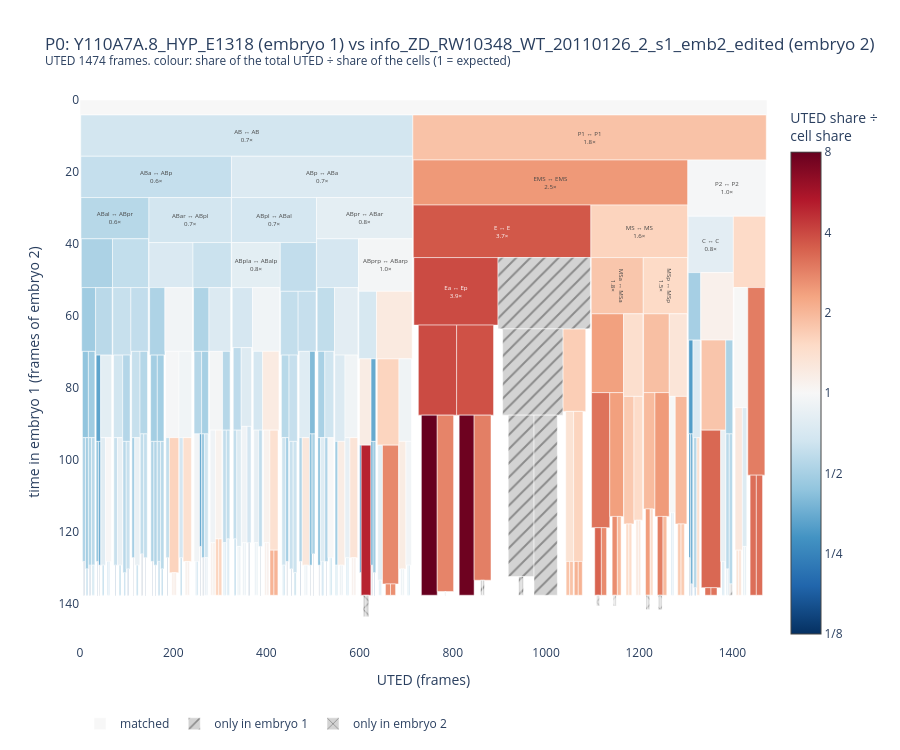

Write notebook code for a chart like this one.
### Markdown cell above
The dark path goes from P0 down P1, EMS and E: E ↔ E carries a quarter
of the distance for 7% of the cells, and its daughters still carry 12–13%
each, while the subtrees of the same generation elsewhere carry a few
percent at most. The deviation is in the E lineage, from the daughters of E
on (the hover gives the lifetimes of the two partners: equal for E, much
shorter in embryo 1 for its daughters).

Because the E cells of embryo 1 divide faster, the two E subtrees no longer
have the same shape within the compared window. The alignment then pairs
Ea of embryo 1 with Ep of the wild type, and leaves Ep of embryo 1 without a
partner (hatched `///`), while some of its descendants are matched again.
The UTED ignores cell names, so such pairings happen whenever they cost
less; the hover gives both names.

### Normalised by the number of cells

A subtree with a tenth of the cells is expected to carry about a tenth of
the distance. Dividing its share of the total UTED by its share of the
cells gives 1 for a subtree that differs as much as the rest, more than 1
(red) for a subtree that carries more than its size predicts, and less than
1 (blue) for one that carries less. The scale is logarithmic, from 1/8 to
8.

### Code cell
figure.enrichment().show()

### Figure 1 — Plotly figure (JSON) as saved in the notebook; plotly's stock layout.template omitted (floating-point values rounded to 4 significant figures; data arrays with more than 128 entries replaced by an {"elided": "..."} marker saying what was removed)
{"data": [{"base": {"elided": "341 float values"}, "hoverinfo": "text", "hovertext": {"elided": "341 str values"}, "insidetextanchor": "middle", "marker": {"cmax": 3, "cmin": -3, "color": {"elided": "341 float values"}, "colorbar": {"ticktext": ["1/8", "1/4", "1/2", "1", "2", "4", "8"], "tickvals": [-3, -2, -1, 0, 1, 2, 3], "title": {"text": "UTED share ÷<br>cell share"}}, "colorscale": [[0.0, "rgb(103,0,31)"], [0.1, "rgb(178,24,43)"], [0.2, "rgb(214,96,77)"], [0.3, "rgb(244,165,130)"], [0.4, "rgb(253,219,199)"], [0.5, "rgb(247,247,247)"], [0.6, "rgb(209,229,240)"], [0.7, "rgb(146,197,222)"], [0.8, "rgb(67,147,195)"], [0.9, "rgb(33,102,172)"], [1.0, "rgb(5,48,97)"]], "line": {"color": "white", "width": 0.5}, "reversescale": true}, "name": "matched", "text": {"elided": "341 str values"}, "textposition": "inside", "type": "bar", "width": {"elided": "341 float values"}, "x": {"elided": "341 float values"}, "y": {"elided": "341 float values"}}, {"base": [136.6, 136.6, 133.5, 133.5, 43.81, 63.62, 87.61, 132.5, 132.5, 87.61, 134.5, 134.5], "hoverinfo": "text", "hovertext": ["<b>Ealpa (no match)</b><br>subtree UTED: 1.0 frames<br>share of the total: 0.1% for 0.3% of the cells (0.25× expected)<br>share of the mother: 3%<br>born at: 136.6", "<b>Ealpp (no match)</b><br>subtree UTED: 1.0 frames<br>share of the total: 0.1% for 0.3% of the cells (0.25× expected)<br>share of the mother: 3%<br>born at: 136.6", "<b>Earpa (no match)</b><br>subtree UTED: 4.2 frames<br>share of the total: 0.3% for 0.3% of the cells (1.00× expected)<br>share of the mother: 12%<br>born at: 133.5", "<b>Earpp (no match)</b><br>subtree UTED: 4.2 frames<br>share of the total: 0.3% for 0.3% of the cells (1.00× expected)<br>share of the mother: 12%<br>born at: 133.5", "<b>Ep (no match)</b><br>subtree UTED: 198.1 frames<br>share of the total: 13.4% for 3.7% of the cells (3.65× expected)<br>share of the mother: 52%<br>born at: 43.8", "<b>Epl (no match)</b><br>subtree UTED: 129.3 frames<br>share of the total: 8.8% for 1.4% of the cells (6.19× expected)<br>share of the mother: 65%<br>born at: 63.6", "<b>Epla (no match)</b><br>subtree UTED: 55.3 frames<br>share of the total: 3.7% for 0.8% of the cells (4.41× expected)<br>share of the mother: 43%<br>born at: 87.6", "<b>Eplaa (no match)</b><br>subtree UTED: 5.2 frames<br>share of the total: 0.4% for 0.3% of the cells (1.25× expected)<br>share of the mother: 9%<br>born at: 132.5", "<b>Eplap (no match)</b><br>subtree UTED: 5.2 frames<br>share of the total: 0.4% for 0.3% of the cells (1.25× expected)<br>share of the mother: 9%<br>born at: 132.5", "<b>Eplp (no match)</b><br>subtree UTED: 50.1 frames<br>share of the total: 3.4% for 0.3% of the cells (11.99× expected)<br>share of the mother: 39%<br>born at: 87.6", "<b>Cpppa (no match)</b><br>subtree UTED: 3.1 frames<br>share of the total: 0.2% for 0.3% of the cells (0.75× expected)<br>share of the mother: 45%<br>born at: 134.5", "<b>Cpppp (no match)</b><br>subtree UTED: 3.1 frames<br>share of the total: 0.2% for 0.3% of the cells (0.75× expected)<br>share of the mother: 45%<br>born at: 134.5"], "insidetextanchor": "middle", "marker": {"color": "lightgrey", "line": {"color": "white", "width": 0.5}, "pattern": {"shape": "/"}}, "name": "only in embryo 1", "text": ["", "", "", "", "", "", "", "", "", "", "", ""], "textposition": "inside", "type": "bar", "width": [1.043, 1.043, 4.172, 4.172, 198.1, 129.3, 55.28, 5.215, 5.215, 50.06, 3.129, 3.129], "x": [783.6, 784.6, 861.7, 865.9, 996.1, 971.6, 946.6, 944.0, 949.2, 999.3, 1395.0, 1398.0], "y": [1.043, 1.043, 4.172, 4.172, 19.82, 23.99, 44.85, 5.215, 5.215, 50.06, 3.129, 3.129]}, {"base": [137.7, 137.7, 137.7, 137.7, 137.7, 137.7, 137.7, 137.7, 137.7, 137.7], "hoverinfo": "text", "hovertext": ["<b>ABarppapp</b>: no match in embryo 1<br>cost: 6.0 frames (its lifetime)<br>born at: 131.0 in embryo 2", "<b>ABarppapa</b>: no match in embryo 1<br>cost: 6.0 frames (its lifetime)<br>born at: 131.0 in embryo 2", "<b>MSaaaap</b>: no match in embryo 1<br>cost: 3.0 frames (its lifetime)<br>born at: 134.0 in embryo 2", "<b>MSaaaaa</b>: no match in embryo 1<br>cost: 3.0 frames (its lifetime)<br>born at: 134.0 in embryo 2", "<b>MSaapap</b>: no match in embryo 1<br>cost: 3.0 frames (its lifetime)<br>born at: 134.0 in embryo 2", "<b>MSaapaa</b>: no match in embryo 1<br>cost: 3.0 frames (its lifetime)<br>born at: 134.0 in embryo 2", "<b>MSpaaap</b>: no match in embryo 1<br>cost: 4.0 frames (its lifetime)<br>born at: 133.0 in embryo 2", "<b>MSpaaaa</b>: no match in embryo 1<br>cost: 4.0 frames (its lifetime)<br>born at: 133.0 in embryo 2", "<b>MSpapap</b>: no match in embryo 1<br>cost: 4.0 frames (its lifetime)<br>born at: 133.0 in embryo 2", "<b>MSpapaa</b>: no match in embryo 1<br>cost: 4.0 frames (its lifetime)<br>born at: 133.0 in embryo 2"], "insidetextanchor": "middle", "marker": {"color": "lightgrey", "line": {"color": "white", "width": 0.5}, "pattern": {"shape": "x"}}, "name": "only in embryo 2", "text": ["", "", "", "", "", "", "", "", "", ""], "textposition": "inside", "type": "bar", "width": [6.0, 6.0, 3.0, 3.0, 3.0, 3.0, 4.0, 4.0, 4.0, 4.0], "x": [610.7, 616.7, 1110.0, 1113.0, 1146.0, 1149.0, 1217.0, 1221.0, 1243.0, 1247.0], "y": [6.0, 6.0, 3.0, 3.0, 3.0, 3.0, 4.0, 4.0, 4.0, 4.0]}], "layout": {"bargap": 0, "barmode": "overlay", "height": 750, "legend": {"orientation": "h", "y": -0.12}, "plot_bgcolor": "white", "title": {"text": "P0: Y110A7A.8_HYP_E1318 (embryo 1) vs info_ZD_RW10348_WT_20110126_2_s1_emb2_edited (embryo 2)<br><sup>UTED 1474 frames. colour: share of the total UTED ÷ share of the cells (1 = expected)</sup>"}, "uniformtext": {"minsize": 6, "mode": "hide"}, "xaxis": {"range": [0, 1474.0], "title": {"text": "UTED (frames)"}}, "yaxis": {"autorange": "reversed", "title": {"text": "time in embryo 1 (frames of embryo 2)"}}}}
